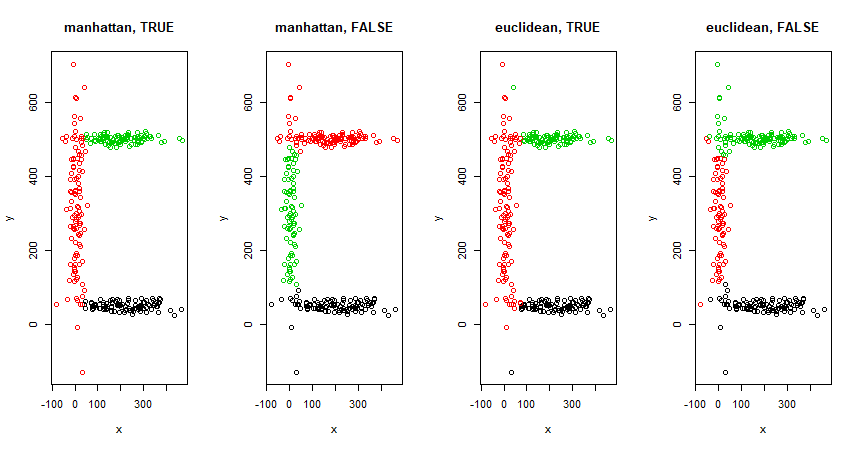

This figure's R source:
x1 = rnorm(100, mean = 200, sd = 100)
y1 = rnorm(100, mean = 50, sd = 10)

x2 = rnorm(100, mean = 10, sd = 20)
y2 = rnorm(100, mean = 300, sd = 150)

x3 = rnorm(100, mean = 200, sd = 100)
y3 = rnorm(100, mean = 500, sd = 10)

x = as.matrix(c(x1,x2, x3))
y = as.matrix(c(y1,y2, y3))

A <- cbind(x,y)
par(mfrow = c(1,4))
cl <- clara(A, 3, metric = c("manhattan"), stand = TRUE )
plot(A, col = cl$clustering, xlab = "x", ylab = "y")
title("manhattan, TRUE")

cl <- clara(A, 3, metric = c("manhattan"), stand = FALSE)
plot(A, col = cl$clustering, xlab = "x", ylab = "y")
title("manhattan, FALSE")

cl <- clara(A, 3, metric = c("euclidean"), stand = TRUE)
plot(A, col = cl$clustering, xlab = "x", ylab = "y")
title("euclidean, TRUE")

cl <- clara(A, 3, metric = c("euclidean"), stand = FALSE)
plot(A, col = cl$clustering, xlab = "x", ylab = "y")
title("euclidean, FALSE")
